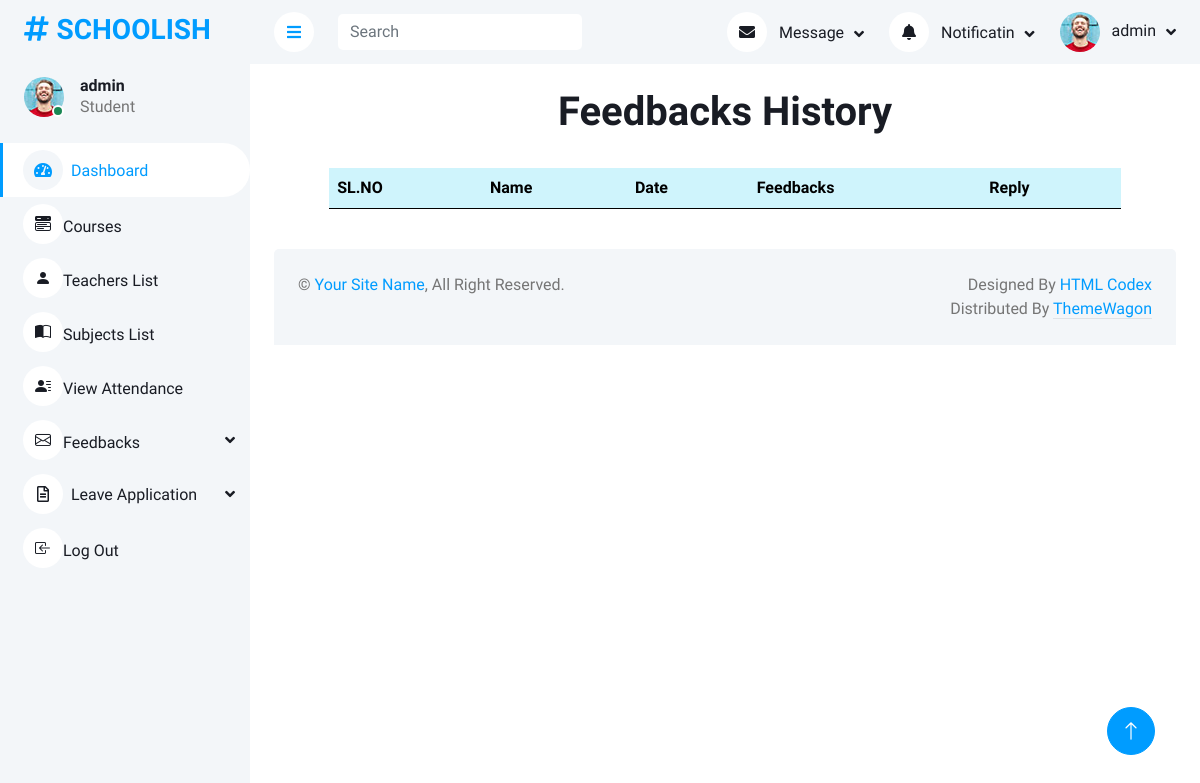
Before: /studentdashboard/Feedback/view (signed in) with the older database file.
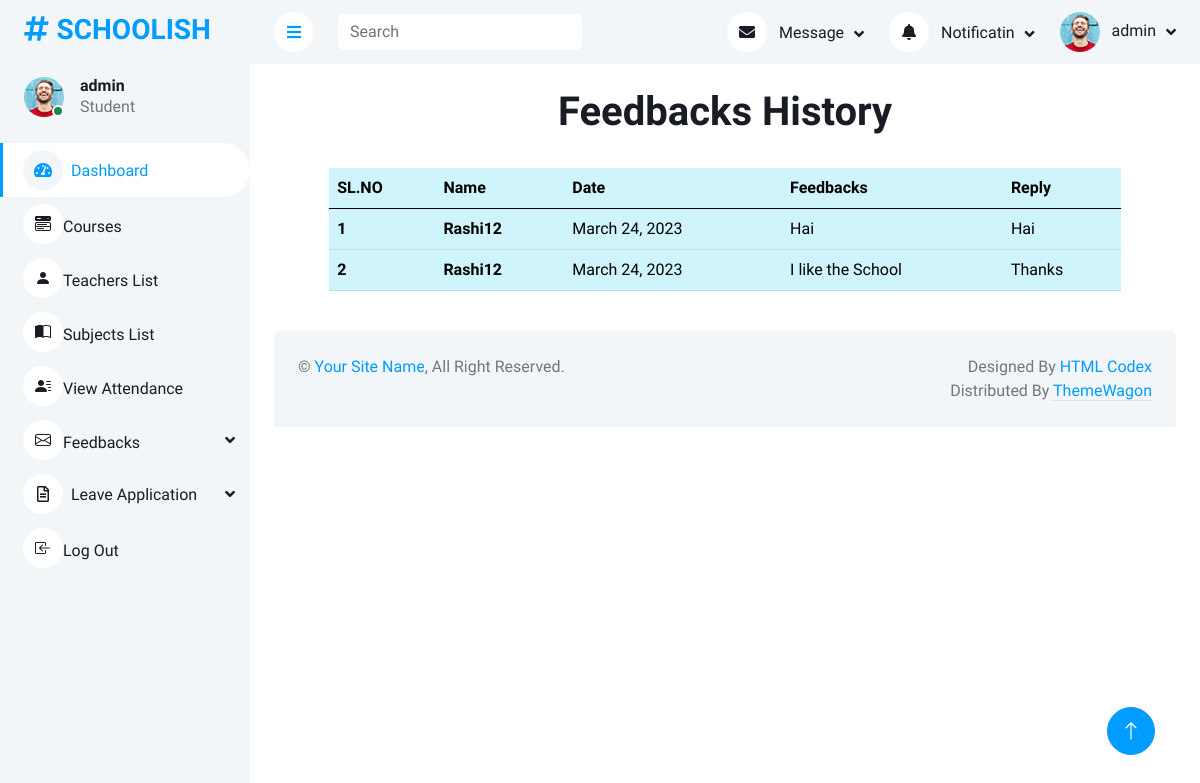
After: the same page with the newer database file.
### home/models.py (models this page shows, shortened)
class StudentFeedback(models.Model):
    user = models.ForeignKey(Login, on_delete=models.DO_NOTHING)
    Feedback = models.CharField(max_length=200)
    Date = models.DateField(auto_now=True)
    Reply = models.TextField(null=True, blank=True)

class Login(AbstractUser):
    is_teacher = models.BooleanField(default=False)
    is_student = models.BooleanField(default=False)

### home/studentviews.py (the view)
# urls.py: path('studentdashboard/Feedback/view', studentviews.stud_view_feedback, name='stud_view_feedback'),
def stud_view_feedback(request):
    data = StudentFeedback.objects.all()
    return render(request, 'Students/Viewfeedback.html', {'data': data})

### templates/Students/Viewfeedback.html
{% extends 'Students/Studentbase.html' %}
{% load crispy_forms_tags %}
{% block content %}
<br>
<h1 class="text-center">Feedbacks History</h1><br>
<div class="col-xl-10 mx-auto">
<table class="table table-info">
  <thead>
    <tr >
      <th scope="col">SL.NO</th>
      <th scope="col">Name</th>
      <th scope="col">Date</th>
      <th scope="col">Feedbacks</th>
      <th scope="col">Reply</th>
    </tr>
  </thead>
  <tbody>
    {% for i in data %}
    <tr>
      <th scope="row">{{forloop.counter}}</th>
      <th scope="row">{{i.user}}</th>
      <td>{{i.Date}}</td>
      <td>{{i.Feedback}}</td>
      <td>{{i.Reply}}</td>
    </tr>
    {% endfor %}
  </tbody>
</table>
</div>
{% endblock %}

Changed rows visible on the page:
added StudentFeedback: user "Rashi12", Date "March 24, 2023", Feedback "Hai", Reply "Hai"
added StudentFeedback: user "Rashi12", Date "March 24, 2023", Feedback "I like the School", Reply "Thanks"
